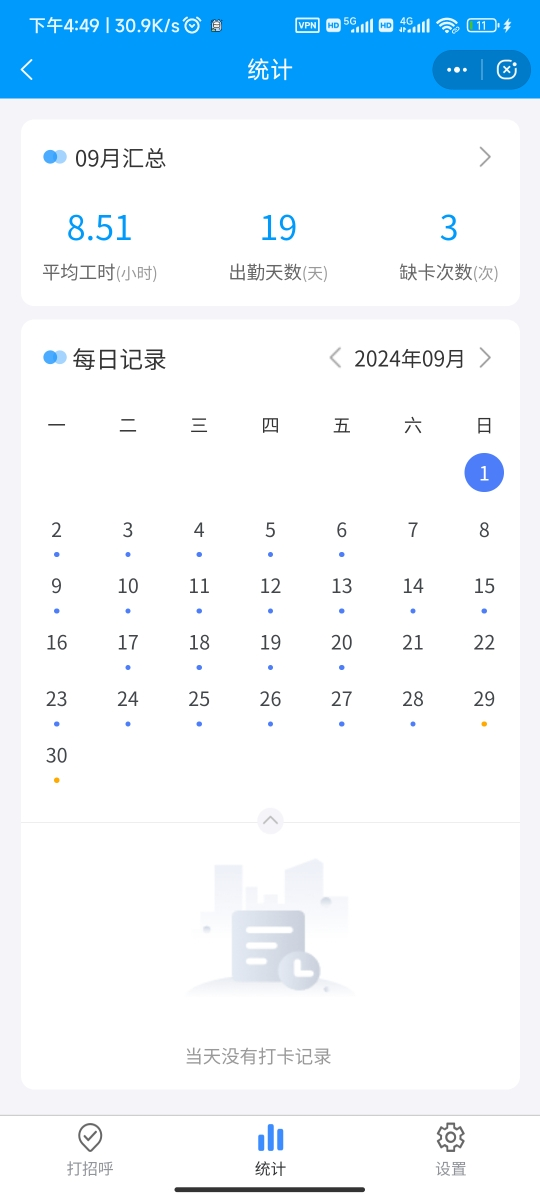
#> input picture Image/attendance.png, 540 x 1200 px
$ python Regin_Test.py
#> lines starting #> are read from the running program, lines starting #| are printed output that depends on the picture
import cv2

# 加载图片与模板
image = cv2.imread("../Image/attendance.png")
#> image is the input picture: shape (1200, 540, 3); mean B, G, R 251, 242.4, 230.1
template = cv2.imread("../Image/contours_image.png", 0)
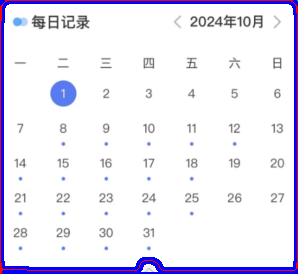
#> input picture Image/contours_image.png, 298 x 274 px
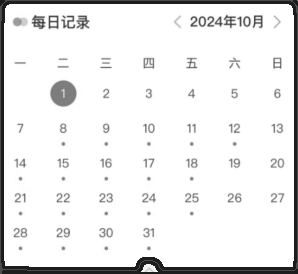
#> template: shape (274, 298); min 29, max 255, mean 234.6

# 转灰度
gray = cv2.cvtColor(image, cv2.COLOR_BGR2GRAY)
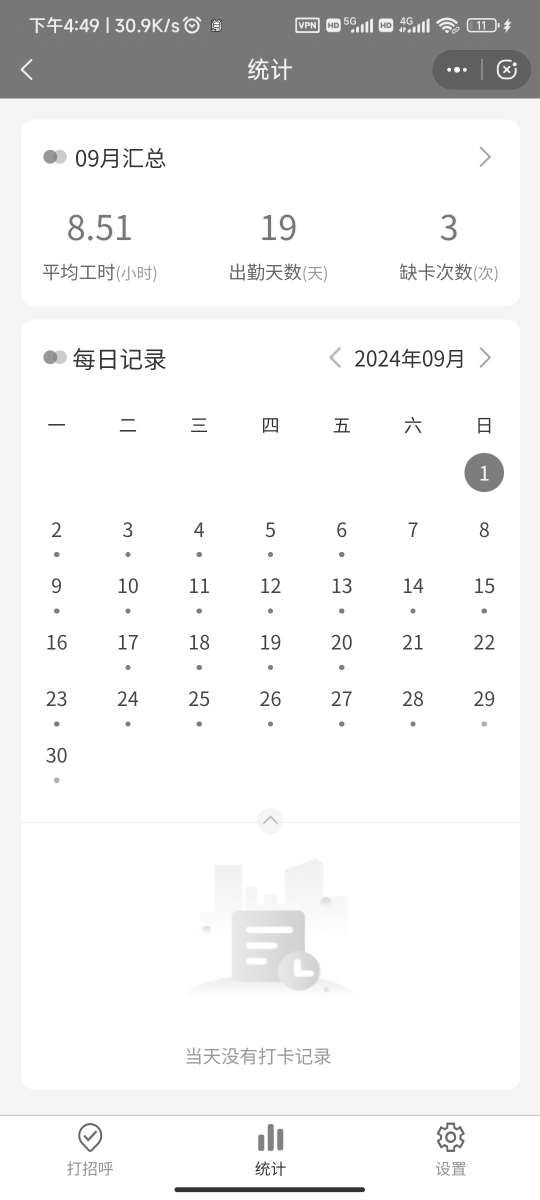
#> gray: shape (1200, 540); min 49, max 255, mean 239.7

# 模板匹配
result = cv2.matchTemplate(gray, template, cv2.TM_CCOEFF_NORMED)
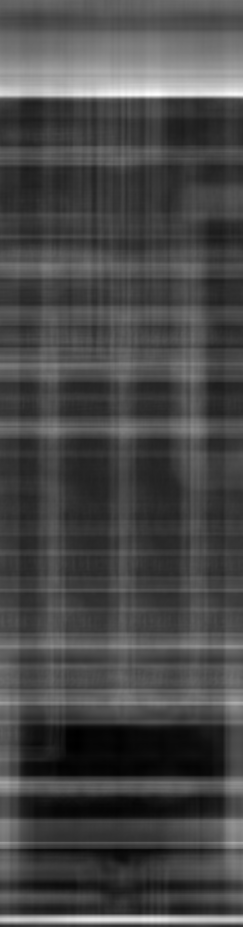
#> result: shape (927, 243) float32; min -0.107, max 0.312, mean 0.0109; drawn with min black and max white
_, _, _, max_loc = cv2.minMaxLoc(result)  # 匹配位置
#> max_loc = (157, 94)

# 提取匹配坐标并裁剪
h, w = template.shape
#> h = 274; w = 298
top_left = max_loc
#> top_left = (157, 94)
bottom_right = (top_left[0] + w, top_left[1] + h)
#> bottom_right = (455, 368)
cropped = image[top_left[1]:bottom_right[1], top_left[0]:bottom_right[0]]
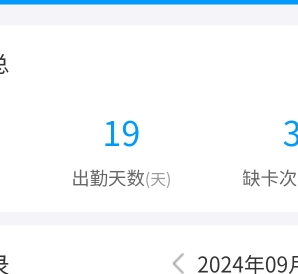
#> cropped: shape (274, 298, 3); mean B, G, R 251, 248.5, 245.3
cv2.imwrite("cropped_calendar.jpg", cropped)
